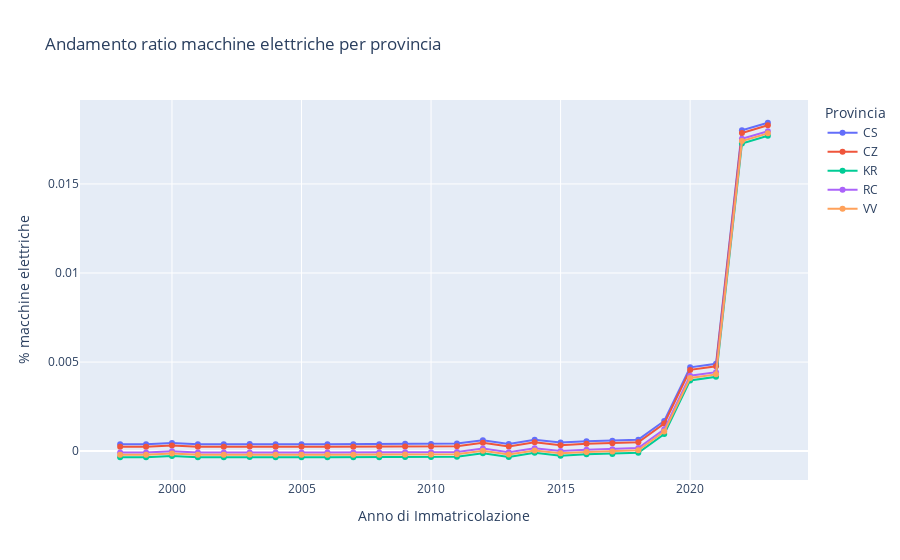

Notebook source saved alongside this figure:
### Code cell
pred_sk = model_2.predict(x_train)

df_train = df[df["anno_immatricolazione"] != 2024].copy()
df_train['predicted_ele_ratio'] = pred_sk

grouped_pred_sk = df_train.groupby(['prov_residenza', 'anno_immatricolazione'])['predicted_ele_ratio'].mean().reset_index()


fig_sklearn = go.Figure()
for prov in grouped_pred_sk['prov_residenza'].unique():
    df_prov = grouped_pred_sk[grouped_pred_sk['prov_residenza'] == prov]
    fig_sklearn.add_trace(go.Scatter(
        x=df_prov['anno_immatricolazione'],
        y=df_prov['predicted_ele_ratio'],
        mode='lines+markers',
        name=prov
    ))

fig_sklearn.update_layout(
    title='Andamento ratio macchine elettriche per provincia',
    xaxis_title='Anno di Immatricolazione',
    yaxis_title='% macchine elettriche',
    legend_title='Provincia'
)

fig_sklearn.show()
